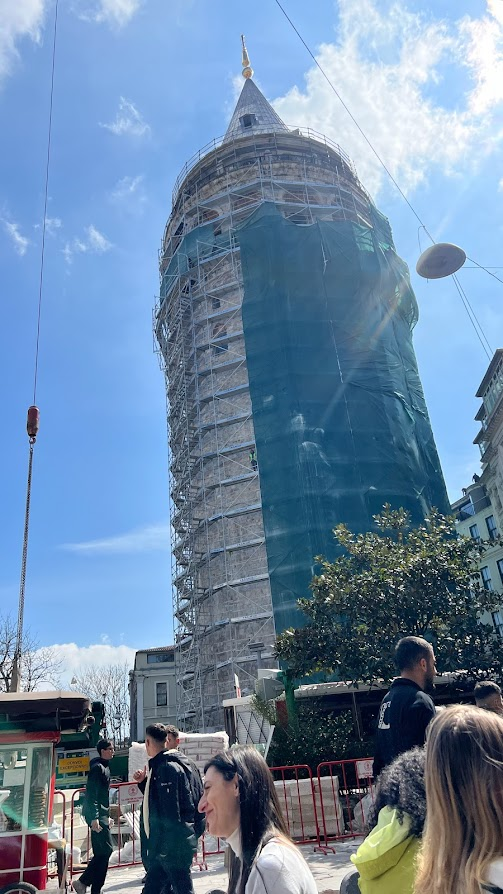
#> input picture Ascii_Postcard/Galata.jpg, 503 x 894 px
$ python -i ImgToCanny.py   (imports and definitions only)
#> lines starting #> are read from the running program, lines starting #| are printed output that depends on the picture
import cv2
import numpy as np

def applyCannyEdgeDetection(imagePath, lowThreshold=50, highThreshold=150):
    # Read the image in grayscale
#> called with imagePath = 'Galata.jpg', lowThreshold = 50, highThreshold = 150
    img = cv2.imread(imagePath, cv2.IMREAD_GRAYSCALE)
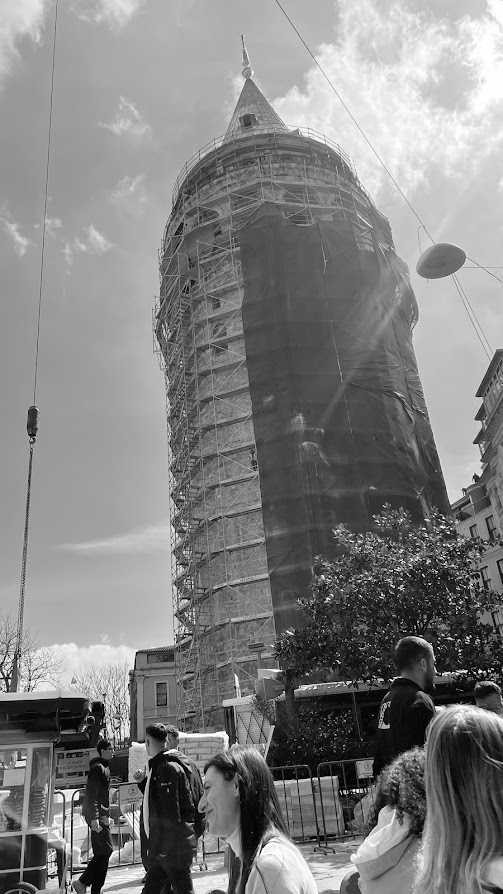
#> img: shape (894, 503); min 0, max 255, mean 129.1

    # Check if image is loaded properly
    if img is None:
        print("Error: Image could not be read.")
        return None

    # Apply CLAHE (Contrast Limited Adaptive Histogram Equalization)
    clahe = cv2.createCLAHE(clipLimit=2.0, tileGridSize=(8, 8))
    imgClahe = clahe.apply(img)
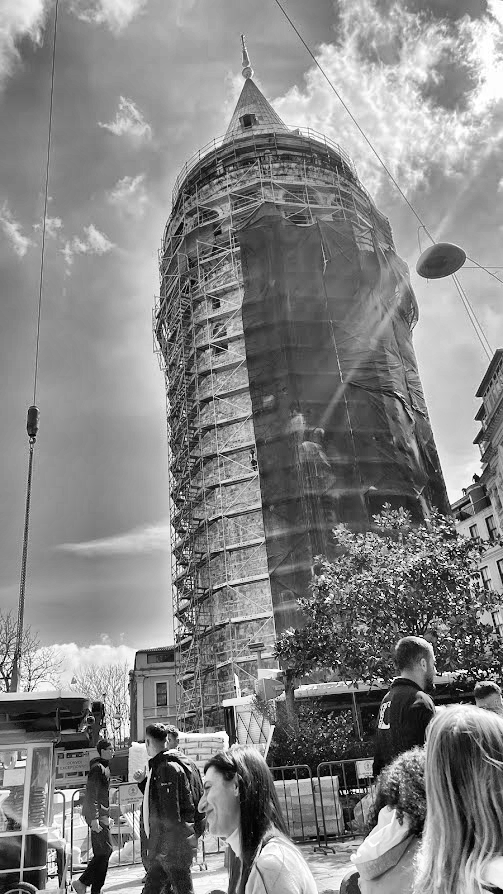
#> imgClahe: shape (894, 503); min 0, max 255, mean 132.4

    # Apply Bilateral Filter to reduce noise and preserve edges
    imgBilateral = cv2.bilateralFilter(imgClahe, d=9, sigmaColor=75, sigmaSpace=75)
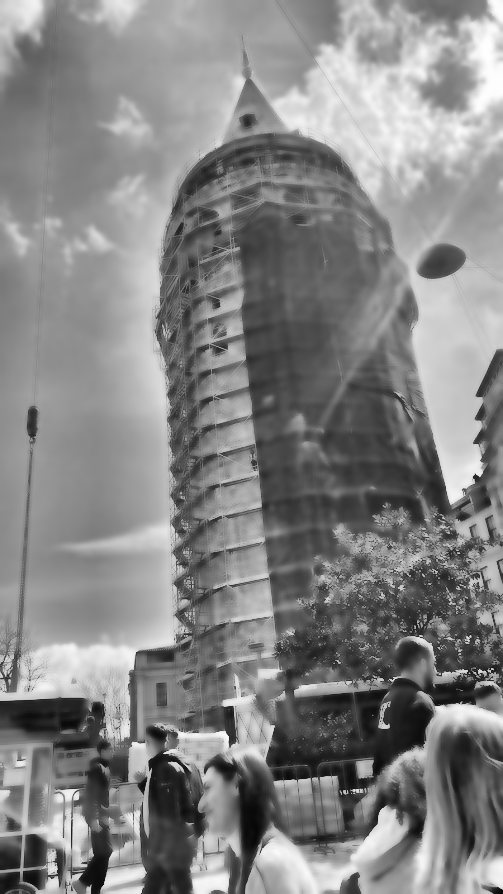
#> imgBilateral: shape (894, 503); min 6, max 254, mean 132.3

    # Apply Canny edge detection
    edges = cv2.Canny(imgBilateral, lowThreshold, highThreshold)
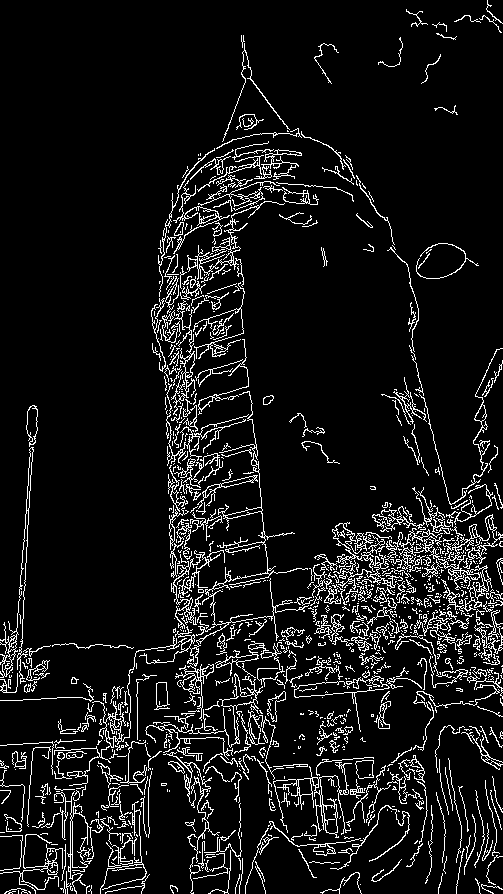
#> edges: shape (894, 503); 8.5% white in thin lines or dots
    edgesDilated = cv2.dilate(edges, kernel=np.ones((1,1), np.uint8), iterations=1)

    # Combine original and edges for display
    imgColor = cv2.cvtColor(img, cv2.COLOR_GRAY2BGR)
    edgesColor = cv2.cvtColor(edgesDilated, cv2.COLOR_GRAY2BGR)
#> edgesColor: shape (894, 503, 3); 8.5% white in thin lines or dots
    combined = np.concatenate((imgColor, edgesColor), axis=1)
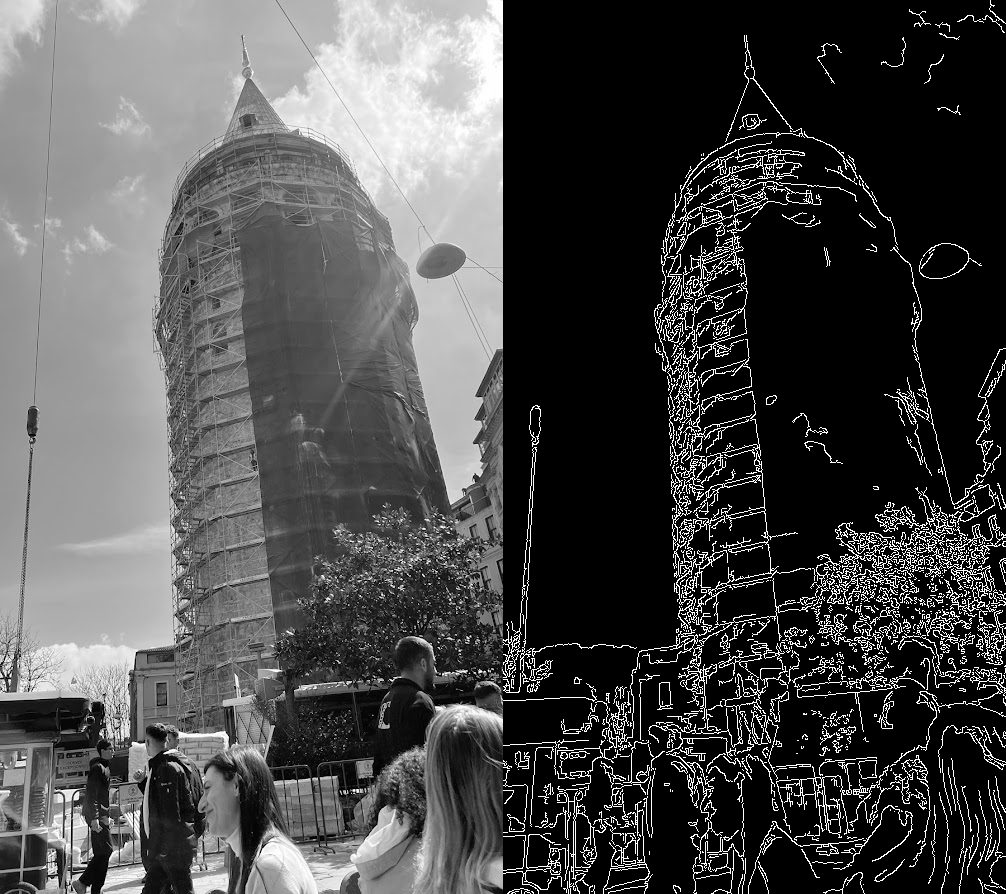
#> combined: shape (894, 1006, 3); min 0, max 255, mean 75.4

    return np.uint8(edgesDilated)

>>> result = applyCannyEdgeDetection('Galata.jpg')
